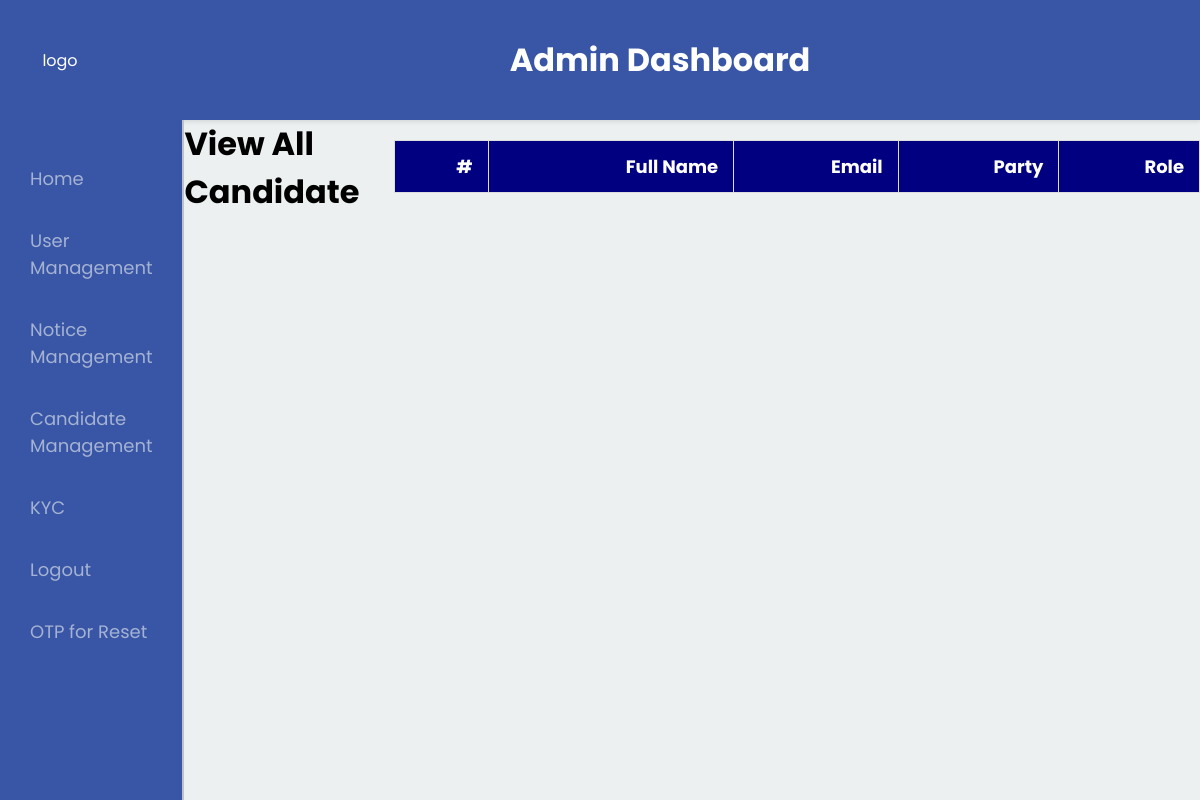
/viewall_candidate/, run on an earlier commit of the app's database.
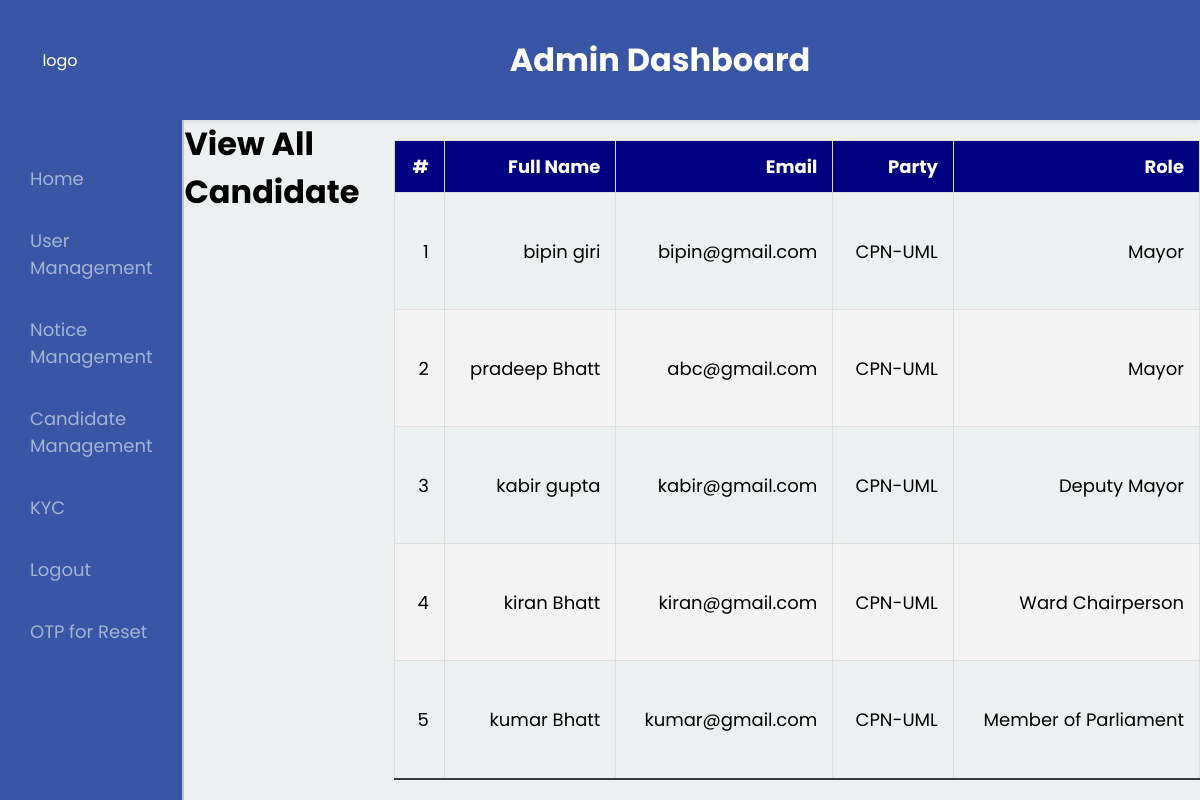
And on a later commit of the database.
### myapp/models.py (models this page shows, shortened)
class CandidateProfile(models.Model):
    first_name = models.CharField(max_length=100)
    middle_name = models.CharField(max_length=100, blank=True, null=True)
    last_name = models.CharField(max_length=100)
    publicaddress = models.CharField(max_length=100)
    date_of_birth = models.DateField()
    email = models.EmailField()
    phone_number = models.CharField(max_length=20)
    ROLE_CHOICES = [
        ('MP', 'Member of Parliament'),
        ('Mayor', 'Mayor'),
        ('Deputy Mayor', 'Deputy Mayor'),
        ('Ward Chairperson', 'Ward Chairperson'),
    ]
    role = models.CharField(max_length=50, choices=ROLE_CHOICES)
    POLITICAL_PARTY_CHOICES = [
        ('CPN-UML', 'CPN-UML'),
        ('Nepali Congress', 'Nepali Congress'),
        ('Maoist', 'Communist Party of Nepal (Maoist Centre)'),
        ('Samajwadi', 'Samajwadi Party Nepal'),
    ]
    political_party = models.CharField(max_length=100, choices=POLITICAL_PARTY_CHOICES)
    district = models.CharField(max_length=100)
    municipality = models.CharField(max_length=100)
    ward = models.IntegerField()
    profile_picture = models.ImageField(upload_to=candidate_photo_path )
    citizenship_front = models.ImageField(upload_to=candidate_photo_path)
    citizenship_back = models.ImageField(upload_to=candidate_photo_path)
    class Meta:
        db_table='candidateprofile'

### myapp/views.py (the view)
# urls.py: path('viewall_candidate/',views.viewall_candidate,name="viewall_candidate"),
def viewall_candidate(request):
    users = CandidateProfile.objects.all()
    return render(request, 'myapp/viewall_candidate.html', {'users': users})

### myapp/templates/myapp/viewall_candidate.html (shortened to what this page needs)
{% extends "myapp/base.html" %}
{% block head %}
    {% load static %}
    <link rel="stylesheet" href="{% static 'myapp/css/view_user.css' %}">
{% endblock %}
{% block content %}
    <h1>View All Candidate</h1>
    <table class="user-table">
        <thead>
            <tr>
                <th>#</th>
                <th>Full Name</th>
                <th>Email</th>
                <th>Party</th>
                <th>Role </th>
            </tr>
        </thead>
        <tbody>
            {% for user in users %}
            <tr>
                <td data-label="#"> {{ forloop.counter }}</td>
                <td data-label="Full Name">{{ user.first_name }} {{ user.middle_name }} {{ user.last_name }}</td>
                <td data-label="Email">{{ user.email }}</td>
                <td data-label="Party">{{ user.get_political_party_display }}</td>
                <td data-label="Role"> {{ user.get_role_display }}</td>
            </tr>
            {% endfor %}
        </tbody>
    </table>
{% endblock %}

What changed in the data, as far as the page shows it:
added CandidateProfile: first_name "bipin", last_name "giri", email "bipin@gmail.com", political_party "CPN-UML", role "Mayor"
added CandidateProfile: first_name "pradeep", last_name "Bhatt", email "abc@gmail.com", political_party "CPN-UML", role "Mayor"
added CandidateProfile: first_name "kabir", last_name "gupta", email "kabir@gmail.com", political_party "CPN-UML", role "Deputy Mayor"
added CandidateProfile: first_name "kiran", last_name "Bhatt", email "kiran@gmail.com", political_party "CPN-UML", role "Ward Chairperson"
added CandidateProfile: first_name "kumar", last_name "Bhatt", email "kumar@gmail.com", political_party "CPN-UML", role "Member of Parliament"
